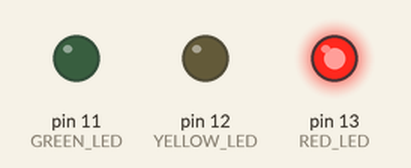
Simulated run of this sketch. Board: Arduino Uno, built with avr-gcc and run on an emulated ATmega328P. Parts: output pins drawn as LEDs (lit = HIGH).

Above: at 0.15 s.
At 1.35 s:
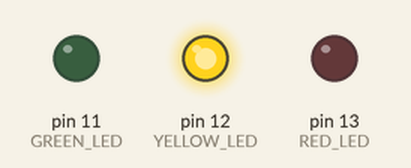
At 2.55 s:
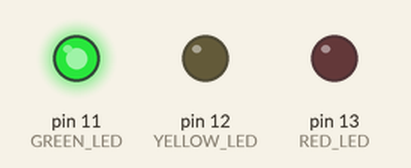
Timing chart, 0 to 3.0 s (numbered marks = the images above):
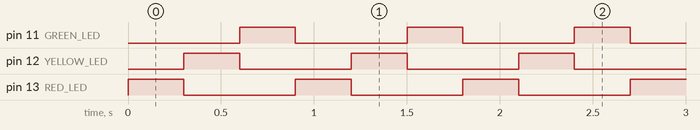

Measured:
- by itself, pin 11 (GREEN_LED), pin 12 (YELLOW_LED), pin 13 (RED_LED): alternates HIGH for 0.30 s and LOW for 0.60 s
- by itself, everything shown: repeats every 0.90 s, in 4 steps

The sketch:

hello_world.ino
```cpp
// Hello World: LED Blink Sequence
#define RED_LED     13
#define YELLOW_LED  12
#define GREEN_LED   11

void setup() {
  pinMode(RED_LED, OUTPUT);
  pinMode(YELLOW_LED, OUTPUT);
  pinMode(GREEN_LED, OUTPUT);
}

void loop() {
  digitalWrite(RED_LED, HIGH);
  delay(300);
  digitalWrite(RED_LED, LOW);

  digitalWrite(YELLOW_LED, HIGH);
  delay(300);
  digitalWrite(YELLOW_LED, LOW);

  digitalWrite(GREEN_LED, HIGH);
  delay(300);
  digitalWrite(GREEN_LED, LOW);
}
```
